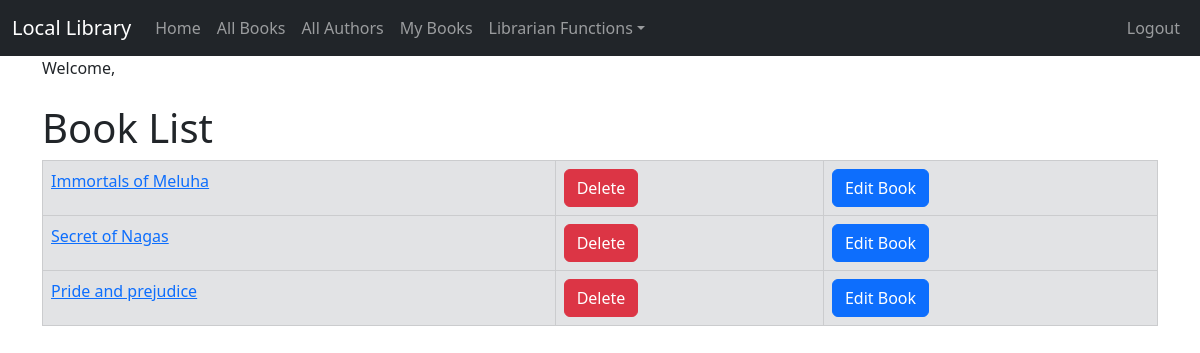
Page /book_list/ (signed in) on the earlier database version.
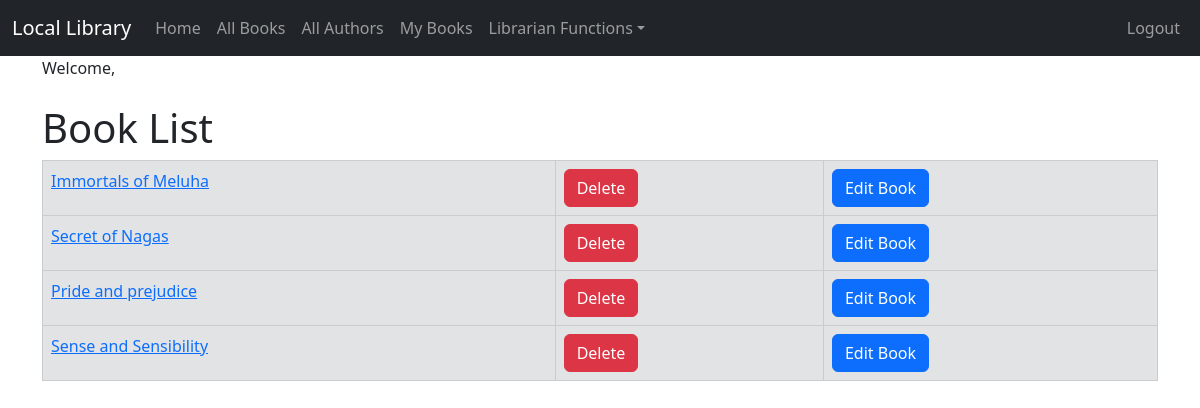
Same page on the later database version.
### catalog/models.py (models this page shows, shortened)
class Book(models.Model):
    title = models.CharField(max_length=200)
    author = models.ForeignKey('Author', on_delete=models.RESTRICT, null=True)
    summary = models.TextField(max_length=1000, default=True, help_text='Enter a brief description of the book')
    isbn = models.CharField('ISBN', max_length=13, unique=True, default=True,
                            help_text='13 Character <a href="https://www.isbn-international.org/content/what-isbn">ISBN number</a>')
    genre = models.ManyToManyField(Genre, help_text='Select a genre for this book')
    book_image = models.ImageField(upload_to='images/', null=True, blank=True)
    def get_absolute_url(self):
        return reverse('book_detail', args=[str(self.id)])

### catalog/views.py (the view)
# urls.py: path('book_list/', views.BookListView.as_view(), name='book_list'),
class BookListView(LoginRequiredMixin, generic.ListView):
    model = Book

### catalog/templates/catalog/book_list.html (shortened to what this page needs)
{% extends "catalog/base.html" %}
{% block content %}
    <h1>Book List</h1>
    {% if book_list %}
        <table class="table table-bordered">
            {% for book in book_list %}
                <tr class="table-secondary">
                    <td><a href="{{ book.get_absolute_url }}">{{ book.title }}</a></td>
                    {% if user.is_superuser %}
                            <td><a href="{% url 'book_delete' pk=book.pk %}"
                                   onclick="return confirm('Are you sure you want to delete?')"
                                   class="btn btn-danger">Delete</a>
                            </td>
                        <td><a href="{% url 'book_update' pk=book.pk %}" class="btn btn-primary">Edit Book</a></td>
                    {% endif %}
                </tr>
            {% endfor %}
        </table>
    {% else %}
        <p>There are no books.</p>
    {% endif %}
{% endblock %}

Differences in the rows shown:
added Book: title "Sense and Sensibility"
